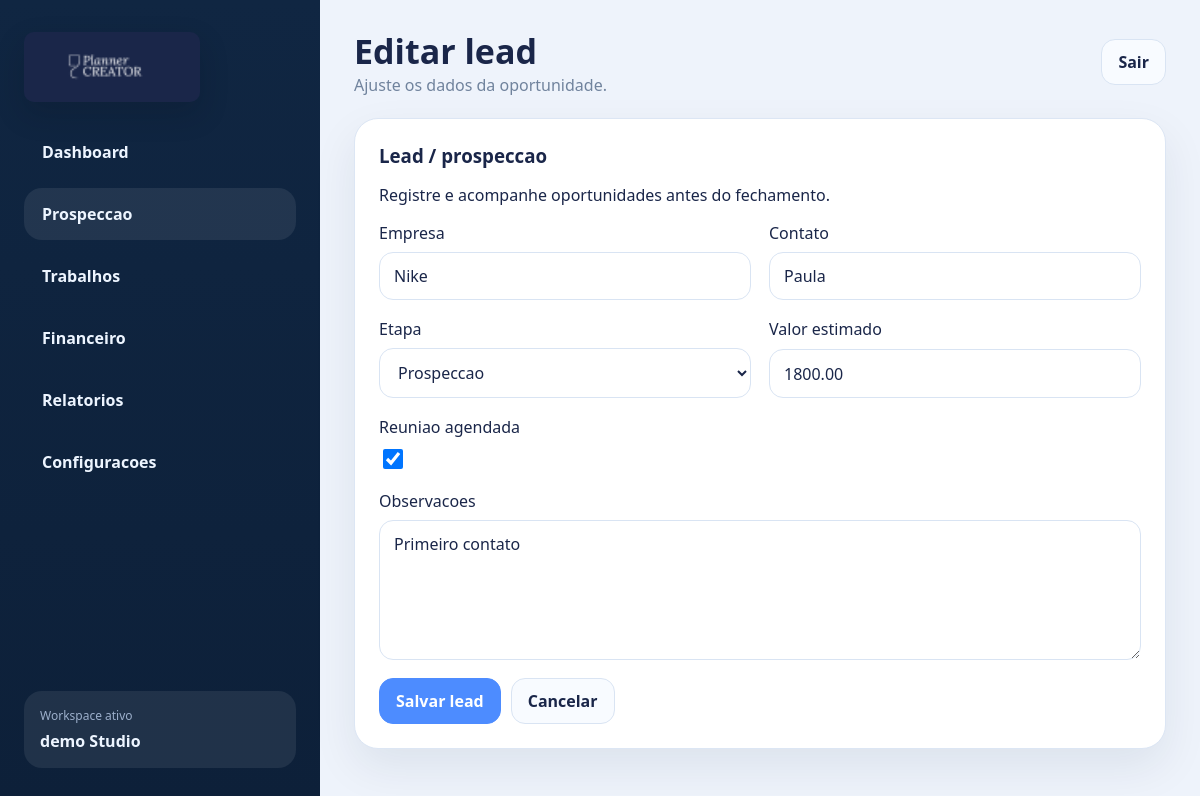
Page /prospeccao/1/editar/ (signed in) on the committed database.
### studio/models.py (models this page shows, shortened)
class TimestampedModel(models.Model):
    created_at = models.DateTimeField(auto_now_add=True)
    updated_at = models.DateTimeField(auto_now=True)
    class Meta:
        abstract = True

class Workspace(TimestampedModel):
    name = models.CharField(max_length=160)
    slug = models.SlugField(max_length=180, unique=True, blank=True)
    class Meta:
        ordering = ["name"]

class WorkspaceOwnedModel(TimestampedModel):
    workspace = models.ForeignKey(Workspace, on_delete=models.CASCADE)
    class Meta:
        abstract = True

class Prospect(WorkspaceOwnedModel):
    company = models.CharField(max_length=160)
    contact = models.CharField(max_length=160)
    stage = models.CharField(max_length=30, choices=PROSPECT_STAGE_CHOICES)
    proposal_value = models.DecimalField(max_digits=12, decimal_places=2, default=0)
    note = models.TextField(blank=True, default="")
    meeting_scheduled = models.BooleanField(default=False)
    class Meta:
        ordering = ["stage", "-updated_at"]

### studio/views.py (the view)
# urls.py: path("prospeccao/<int:pk>/editar/", prospect_edit, name="prospect_edit"),
@login_required
def prospect_edit(request: HttpRequest, pk: int) -> HttpResponse:
    workspace = _workspace(request)
    prospect = get_object_or_404(Prospect, pk=pk, workspace=workspace)
    form = ProspectForm(request.POST or None, instance=prospect)
    if request.method == "POST" and form.is_valid():
        form.save()
        messages.success(request, "Lead atualizado.")
        return redirect("prospection")
    context = shell_context("prospection", workspace, "Editar lead", "Ajuste os dados da oportunidade.")
    context.update({"form": form, "form_title": "Lead / prospeccao", "cancel_url": "prospection"})
    return render(request, "studio/prospect_form.html", context)

### studio/forms.py
class ProspectForm(forms.ModelForm):
    class Meta:
        model = Prospect
        fields = ["company", "contact", "stage", "proposal_value", "meeting_scheduled", "note"]
        labels = {
            "company": "Empresa",
            "contact": "Contato",
            "stage": "Etapa",
            "proposal_value": "Valor estimado",
            "meeting_scheduled": "Reuniao agendada",
            "note": "Observacoes",
        }
        widgets = {"note": forms.Textarea(attrs={"rows": 5})}

### studio/services.py (called while the page is built)
def get_or_create_workspace_for_user(user: User) -> Workspace:
    membership = user.memberships.select_related("workspace").first()
    if membership:
        return membership.workspace
    workspace = Workspace.objects.create(name=f"{user.username or user.email or 'Studio'} Studio")
    Membership.objects.create(user=user, workspace=workspace, role=Membership.ROLE_OWNER)
    ensure_default_settings(workspace)
    return workspace

def navigation(page_key: str) -> list[dict]:
    items = []
    for item in NAV_ITEMS:
        items.append({**item, "url": reverse(item["url_name"]), "active": item["key"] == page_key})
    return items

def shell_context(page_key: str, workspace: Workspace, title: str, subtitle: str, action_label: str | None = None, action_url: str | None = None) -> dict:
    return {
        "nav_items": navigation(page_key),
        "page_key": page_key,
        "page_title": title,
        "page_subtitle": subtitle,
        "header_action_label": action_label,
        "header_action_url": reverse(action_url) if action_url else None,
        "workspace": workspace,
    }

### studio/views.py (called while the page is built)
def _workspace(request: HttpRequest):
    return get_or_create_workspace_for_user(request.user)

### studio/templates/studio/prospect_form.html (shortened to what this page needs)
{% extends "studio/base.html" %}
{% block content %}
<section class="card">
    <div class="card-header">
        <div>
            <h3>{{ form_title }}</h3>
            <p>Registre e acompanhe oportunidades antes do fechamento.</p>
        </div>
    </div>
    <form method="post" class="form-grid">
        {% for field in form %}
            <div class="form-field{% if field.name == 'note' %} form-field--full{% endif %}">
                <label for="{{ field.id_for_label }}">{{ field.label }}</label>
                {{ field }}
            </div>
        {% endfor %}
        <div class="form-actions form-field--full">
            <button type="submit" class="primary-button">Salvar lead</button>
            <a class="ghost-button" href="{% url cancel_url %}">Cancelar</a>
        </div>
    </form>
</section>
{% endblock %}

### studio/templates/studio/base.html (shortened to what this page needs)
{% load static %}
<!DOCTYPE html>
<html lang="pt-br">
<head>
    <link rel="stylesheet" href="{% static 'studio/app.css' %}">
</head>
<body>
    <div class="app-shell">
        <aside class="sidebar">
            <div class="brand-block">
                <img class="brand-logo" src="{% static 'studio/hubla-logo-banner.png' %}" alt="Hubla">
            </div>
            <nav class="nav-list">
                {% for item in nav_items %}
                    <a href="{{ item.url }}" class="nav-link{% if item.active %} active{% endif %}">{{ item.label }}</a>
                {% endfor %}
            </nav>
            <div class="workspace-chip">
                <span class="workspace-label">Workspace ativo</span>
                <strong>{{ workspace.name }}</strong>
            </div>
        </aside>
        <main class="content-area">
            <header class="page-header">
                <div>
                    <h2>{{ page_title }}</h2>
                    <p>{{ page_subtitle }}</p>
                </div>
                <div class="header-actions">
                    <a class="ghost-button" href="{% url 'logout' %}">Sair</a>
                </div>
            </header>
            {% block content %}{% endblock %}
        </main>
    </div>
</body>
</html>

### studio/static/studio/app.css (style rules this page uses)
:root { --bg: #eef3fb; --sidebar-top: #102642; --sidebar-bottom: #0d2039; --card: #ffffff; --card-soft: #f8fbff; --border: #dce6f4; --text: #1a2649; --muted: #70839d; --primary: #4d8cff; --primary-dark: #245fbe; --success: #2fb9ac; --danger: #c04d57; --shadow: 0 18px 45px rgba(16, 38, 66, 0.08); }
* { box-sizing: border-box; }
body { margin: 0; background: var(--bg); color: var(--text); font-family: "Segoe UI", "Trebuchet MS", sans-serif; }
a { color: inherit; text-decoration: none; }
button, input, select, textarea { font: inherit; }
input, select, textarea { width: 100%; border: 1px solid #d9e4f3; border-radius: 14px; background: #fff; padding: 12px 14px; color: var(--text); }
input[type="checkbox"] { width: 20px; height: 20px; padding: 0; justify-self: start; }
textarea { min-height: 140px; resize: vertical; }
.app-shell { min-height: 100vh; display: grid; grid-template-columns: 320px 1fr; }
.sidebar { display: flex; flex-direction: column; gap: 24px; padding: 32px 24px; background: linear-gradient(180deg, var(--sidebar-top), var(--sidebar-bottom)); color: #edf5ff; }
.page-header h2, .card-header h3 { margin: 0; }
.page-header p, .muted, .activity-copy p, .setting-copy p, .schedule-row p { margin: 0; color: var(--muted); }
.brand-logo { display: block; width: min(176px, 100%); height: auto; border-radius: 10px; box-shadow: 0 12px 28px rgba(7, 16, 31, 0.22); }
.nav-list { display: flex; flex-direction: column; gap: 10px; }
.nav-link { padding: 15px 18px; border-radius: 18px; font-weight: 700; color: #edf5ff; }
.nav-link:hover, .nav-link.active { background: rgba(255, 255, 255, 0.08); }
.workspace-chip { margin-top: auto; padding: 16px; border-radius: 18px; background: rgba(255, 255, 255, 0.08); }
.workspace-label { display: block; font-size: 12px; color: #9cafcb; margin-bottom: 6px; }
.content-area { padding: 28px 34px; }
.page-header, .card-header, .meta-line, .pipeline-row, .prospect-top, .card-actions, .activity-row, .schedule-row, .setting-row { display: flex; align-items: center; justify-content: space-between; gap: 16px; }
.page-header { margin-bottom: 22px; }
.page-header h2 { font-size: 34px; }
.header-actions, .form-actions, .card-actions { display: flex; align-items: center; gap: 10px; flex-wrap: wrap; }
.card, .stat-card, .soft-card, .job-card, .pipeline-card, .note-box { background: var(--card); border: 1px solid var(--border); border-radius: 24px; box-shadow: var(--shadow); }
.card, .job-card { padding: 24px; }
.jobs-grid, .split-grid, .form-grid { display: grid; gap: 18px; }
.form-grid { grid-template-columns: repeat(2, minmax(0, 1fr)); }
.form-field--full { grid-column: 1 / -1; }
.form-field { display: grid; gap: 8px; }
.ghost-button, .primary-button, .danger-button { display: inline-flex; align-items: center; justify-content: center; border-radius: 14px; padding: 11px 16px; border: 1px solid #d9e4f3; cursor: pointer; font-weight: 700; }
.ghost-button { background: #f8fbff; color: var(--text); }
.primary-button { background: var(--primary); border-color: var(--primary); color: #fff; }

### rows in the picture
Workspace: name "demo Studio"
Prospect: form "Nike" "Paula" "Prospeccao" "1800.00" "☑" "Primeiro contato"

### other values in the picture
{{ item.label }} "Dashboard" "Prospeccao" "Trabalhos" "Financeiro" "Relatorios" "Configuracoes"
{{ page_title }} "Editar lead"
{{ page_subtitle }} "Ajuste os dados da oportunidade."
{{ field.label }} "Empresa" "Contato" "Etapa" "Valor estimado" "Reuniao agendada" "Observacoes"
